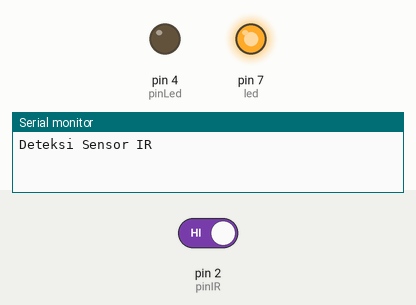
The sketch below on a simulated Arduino Uno, built with avr-gcc and run on an emulated ATmega328P. On the bench: output pins drawn as LEDs (lit = HIGH), the last lines printed to the serial monitor. The inputs (shaded band) are chosen by the test bench; at power-on: pin 2 (pinIR) HIGH.

Above: at 4.2 s.
4.3 s: pin 2 (pinIR) driven LOW
At 5.3 s:
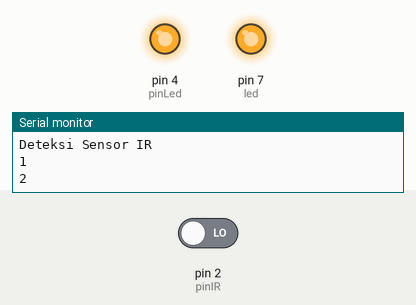
6.0 s: pin 2 (pinIR) driven HIGH
At 6.5 s:
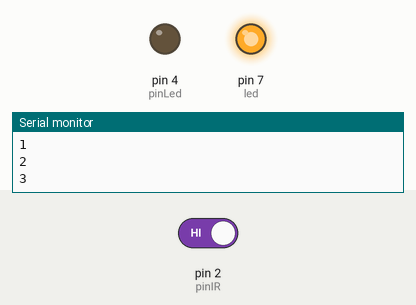
Timing chart, 0 to 9.0 s (numbered marks = the images above; inputs shaded):
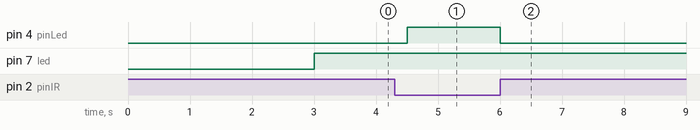

The sketch:

Parkiran.ino
```cpp
    const int pinIR = 2;
    const int pinLed = 4;
    const int led = 7;
    int counter =0;
    void setup() {
      Serial.begin(9600);
      pinMode(pinIR, INPUT);
      pinMode(pinLed, OUTPUT);
      pinMode(led, OUTPUT);
      Serial.println("Deteksi Sensor IR");
      delay(3000);
    }
    void loop() {
      int sensorState = digitalRead(pinIR);
      if (sensorState == LOW) {

        counter = counter+1;
        Serial.println(counter);
//        Serial.println("Tedeteksi");
        digitalWrite(pinLed, HIGH);
      } else {
//        Serial.println("Tidak terdeteksi");
        digitalWrite(pinLed, LOW);

        digitalWrite(led, HIGH);
      }
      delay(500);
    }
```

Measured:
- after the input at 4.3 s, pin 4 (pinLed): LOW → HIGH after 0.20 s
- after the input at 6.0 s, pin 4 (pinLed): HIGH → LOW at once
